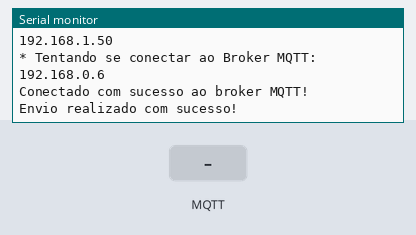
This sketch was run on a simulated ESP8266 (NodeMCU). Shown: the last lines printed to the serial monitor. The test bench sets the inputs (shaded band). WiFi joins after 1.5 s; servers stay silent unless stated; no MQTT or app messages arrive unless stated.

Above: at 2.8 s.
2.9 s: MQTT message "on" arrives on the first subscribed topic
At 3.4 s:
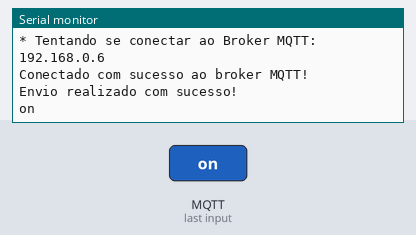
4.4 s: MQTT message "off" arrives on the first subscribed topic
At 5.8 s:
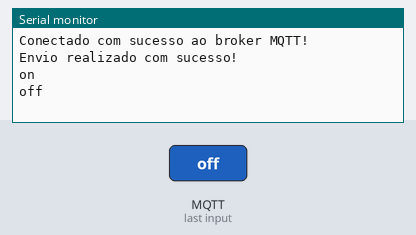

Measured:
- after the input at 2.9 s, the serial monitor: prints a new line at once (image 1)
- after the input at 4.4 s, the serial monitor: prints a new line at once (image 2)

The sketch:

wifi_mqtt.ino
```cpp
#include <PubSubClient.h>
#include <ESP8266WiFi.h>

const char *ssid =  "Wi-Fi 2";     // replace with your wifi ssid and wpa2 key
const char *pass =  "canada2016";

#define TOPICO_SUBSCRIBE "Teste/Recibo"     //tópico MQTT de escuta
#define TOPICO_PUBLISH   "Teste/Envio"
#define ID_MQTT  "NodeMCU"
const char* BROKER_MQTT = "192.168.0.6"; //URL do broker MQTT que se deseja utilizar
int BROKER_PORT = 1883; // Porta do Broker MQTT

WiFiClient espClient;
PubSubClient MQTT(espClient);

WiFiClient client;

void setup()
{
      wifi_setup();
      mqtt_setup();
      if(MQTT.publish(TOPICO_PUBLISH, (char*) "ENVIO")){
        Serial.println("Envio realizado com sucesso!");
      } else{
        Serial.println("Não foi possível realizar o envio!");
      }
}

void loop()
{
        MQTT.loop();
}

void mqtt_callback(char* topic, byte* payload, unsigned int length)
{
    String msg;

    //obtem a string do payload recebido
    for(int i = 0; i < length; i++)
    {
       char c = (char)payload[i];
       msg += c;
    }

    Serial.println(msg);

}

void wifi_setup(){
  Serial.begin(9600);
  delay(10);

  Serial.println("Connecting to ");
  Serial.println(ssid);

  WiFi.begin(ssid, pass);
  while (WiFi.status() != WL_CONNECTED){
      delay(500);
      Serial.print(".");
  }
  Serial.println("");
  Serial.println("WiFi connected");
  Serial.println("IP address: ");
  Serial.println(WiFi.localIP());
}

void mqtt_setup(){
      MQTT.setCallback(mqtt_callback);
      MQTT.setServer(BROKER_MQTT, BROKER_PORT);
      while (!MQTT.connected())
      {
        Serial.print("* Tentando se conectar ao Broker MQTT: ");
        Serial.println(BROKER_MQTT);
        int i = 0;
        if (MQTT.connect(ID_MQTT+i))
        {
            Serial.println("Conectado com sucesso ao broker MQTT!");
            MQTT.subscribe(TOPICO_SUBSCRIBE);
        }
        else
        {
            Serial.println("Falha ao reconectar no broker.");
            Serial.println("Havera nova tentatica de conexao em 2s");
            delay(2000);
            i++;
        }
     }
}
```
